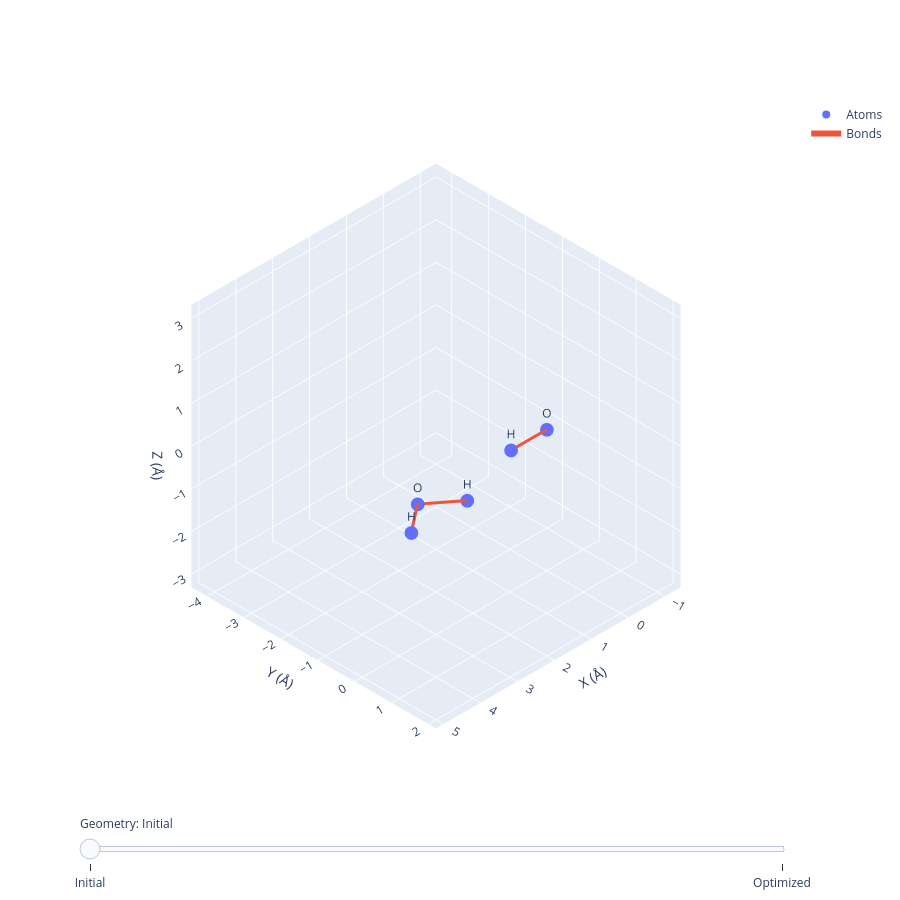

The notebook cell this image was saved under:
### Code cell
# Save to pick up later by ChimeraX
optimization_file = "optimization.xyz"
Hh.savexyz(
    optimization_file,
    x0_xyz,
    mol,
    result,
    water_H1_ref,
    water_H2_ref,
    water_M_ref
)
# Display right now
u = mda.Universe(optimization_file, format="XYZ")
print("Number of frames:", len(u.trajectory))
Hh.visualize_H2O_hydroxide(u)

### Figure 1 — Plotly figure (JSON) as saved in the notebook; plotly's stock layout.template omitted (floating-point values rounded to 4 significant figures)
{"data": [{"marker": {"size": 8}, "mode": "markers+text", "name": "Atoms", "text": ["O", "H", "O", "H", "H"], "type": "scatter3d", "x": [0.0, 0.97, 3.5, 4.257, 2.743], "y": [0.0, 0.0, 0.0, 0.586, 0.586], "z": [0.0, 0.0, 0.0, 0.0, 0.0]}, {"line": {"width": 6}, "mode": "lines", "name": "Bonds", "type": "scatter3d", "x": [0, 0.97, null, 3.5, 4.257, null, 3.5, 2.743, null], "y": [0, 0, null, 0, 0.586, null, 0, 0.586, null], "z": [0, 0, null, 0, 0, null, 0, 0, null]}], "layout": {"height": 900, "scene": {"aspectmode": "cube", "camera": {"projection": {"type": "orthographic"}}, "xaxis": {"range": [-1.426, 5.204], "title": {"text": "X (Å)"}}, "yaxis": {"range": [-4.427, 2.204], "title": {"text": "Y (Å)"}}, "zaxis": {"range": [-3.311, 3.319], "title": {"text": "Z (Å)"}}}, "sliders": [{"active": 0, "currentvalue": {"prefix": "Geometry: "}, "steps": [{"args": [["0"], {"frame": {"duration": 0, "redraw": true}, "mode": "immediate", "transition": {"duration": 0}}], "label": "Initial", "method": "animate"}, {"args": [["1"], {"frame": {"duration": 0, "redraw": true}, "mode": "immediate", "transition": {"duration": 0}}], "label": "Optimized", "method": "animate"}]}], "width": 900}}
